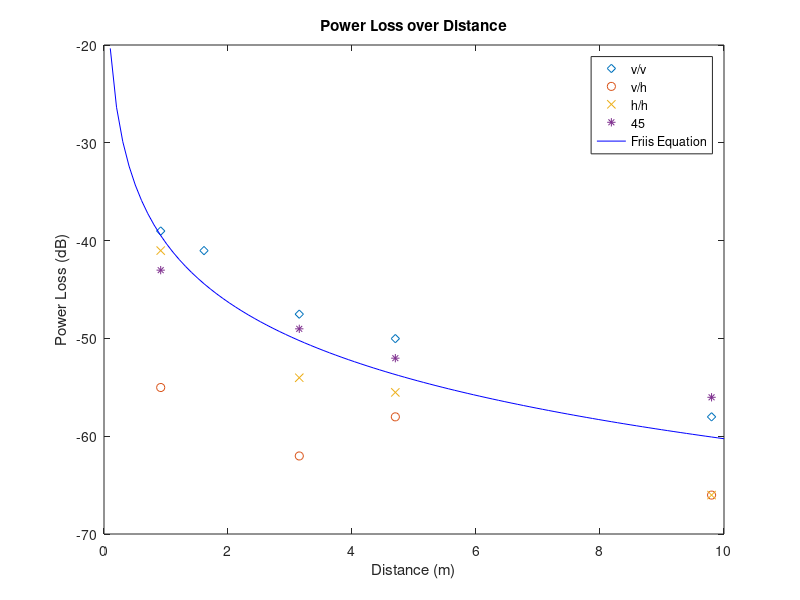

Write the MATLAB code that produced this figure.
%10/19/2016
%Clinic Experiment 1


Distance = [9.799339599 4.699009398 3.149606299 0.914401829 1.612903226];
Distance1 = [9.799339599 4.699009398 3.149606299 0.914401829 ];
Distance2 = linspace(0,10,100);

Trans_P = 0;
Trans_Ant_Gain = 3.1856; 
Trans_Loss = 0.07; %swr = 1.3
Misc_Loss = 0;
Rec_Ant_Gain = 2.9056;
Rec_Loss = 0.5;%swr =1.98

Wavelength = 0.122;
Friis_Eq = 20.*log10(Wavelength./(4.*pi.*Distance2));
x = Trans_P + Trans_Ant_Gain - Trans_Loss - Misc_Loss + Rec_Ant_Gain - Rec_Loss;
Rec_P = Trans_P + Trans_Ant_Gain - Trans_Loss - Misc_Loss + Rec_Ant_Gain - Rec_Loss + Friis_Eq;

offset = [4.5 4.5 4.5 4.5 4.5];
offset1 = [4.5 4.5 4.5 4.5];
v_v = [-57 -49 -46.5 -38 -40];
v_v1 = v_v + offset-x;
v_h = [-65 -57 -61 -54 ];
v_h1 = v_h + offset1-x;
h_h = [-65 -54.5 -53 -40 ];
h_h1 = h_h + offset1-x;
fourty_five = [-55 -51 -48 -42 ];
fourty_five1 = fourty_five + offset1-x;


Rec_P = Trans_P + Trans_Ant_Gain - Trans_Loss - Misc_Loss + Rec_Ant_Gain - Rec_Loss + Friis_Eq;

plot(Distance, v_v1,'d', Distance1, v_h1, 'o', Distance1, h_h1, 'x', Distance1, fourty_five1, '*', Distance2, Friis_Eq, 'blue')
legend('v/v','v/h','h/h','45', 'Friis Equation')
axis([0 10 -70 -20])
xlabel('Distance (m)')
ylabel('Power Loss (dB)')
title('Power Loss over Distance')


